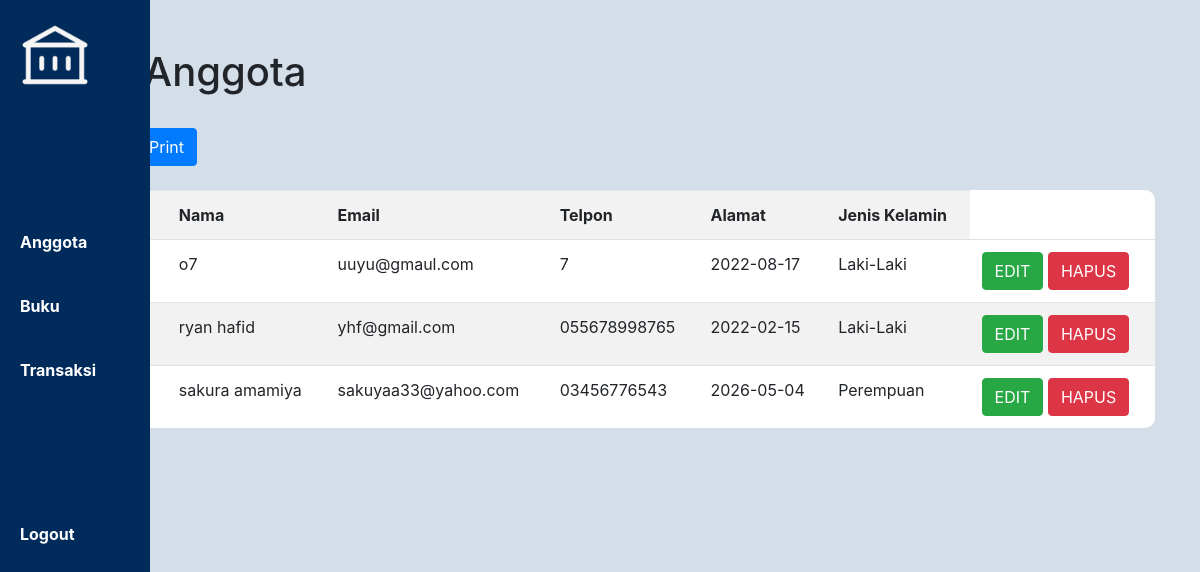
The page /anggota/view.php on the database its author committed.
### tables this page shows
CREATE TABLE `anggota` (
  `id_anggota` int(11) NOT NULL,
  `kode_anggota` varchar(10) NOT NULL,
  `nama` varchar(50) NOT NULL,
  `email` varchar(75) NOT NULL,
  `telp` varchar(15) NOT NULL,
  `alamat` text NOT NULL,
  `gender` varchar(15) NOT NULL
);

### anggota/view.php (the view, shortened to what this page needs)
<!DOCTYPE html>
<html>
<head>
     <link rel="stylesheet" href="https://cdn.jsdelivr.net/npm/bootstrap@4.0.0/dist/css/bootstrap.min.css">
    <link rel='stylesheet' type='text/css' media='screen' href='../css/style.css'>
</head>
<body>
	<?php include '../header.php' ?>
		<br/>
		<br/>
		<?php
			include'../koneksi.php';
			$anggota = mysqli_query($koneksi,"select * from anggota");
		?>
		<div class='container'>
			<h1>Data Anggota</h1>
			<br/>
			<col md=2>
				<a href="add.php" class='btn btn-success'>Tambah</a>
			<col md=2>
				<a href="print.php" class='btn btn-primary'>Print</a>
			<br/>
			<br/>
			<table class="table table-striped">
			<tr>
				<th>NO</th>
				<th>Kode</th>
				<th>Nama</th>
				<th>Email</th>
				<th>Telpon</th>
				<th>Alamat</th>
				<th>Jenis Kelamin</th>
			</tr>
			<?php
				$no = 1;
				$total = mysqli_num_rows($anggota);
				foreach($anggota as $key => $value){
			?>
				<tr>
					<td><?=$no?></td>
					<td><?=$value['kode_anggota']?></td>
					<td><?=$value['nama']?></td>
					<td><?=$value['email']?></td>
					<td><?=$value['telp']?></td>
					<td><?=$value['alamat']?></td>
					<td><?=$value['gender']?></td>
					<td>
						<a href="add.php?id=<?=$value['id_anggota']?>" class='btn btn-success'>EDIT</a>
						<a href="delete.php?id=<?=$value['id_anggota']?>" class='btn btn-danger'>HAPUS</a>
					</td>
				</tr>
				<?php
				$no++;
			}
			?>
		</table>
		<p>total data : <?=$total?></p>
	</div>
</body>
</html>

### header.php (shortened to what this page needs)
<!DOCTYPE html>
<html>
<head>
     <link rel="stylesheet" href="https://cdn.jsdelivr.net/npm/bootstrap@4.0.0/dist/css/bootstrap.min.css">
    <link rel='stylesheet' type='text/css' media='screen' href='../css/style.css'>
</head>
<body>
<div class="sidebar">
    <div class="logo">
      <img src="../img/logo.PNG" alt="" class="icon" style="width: 80px; margin:15px;" />
    </div>
    <ul class="nav-links">
      <li><a href="../anggota/view.php">Anggota</a></li>
      <li><a href="../buku/view.php">Buku</a></li>
      <li><a href="../transaksi/view.php">Transaksi</a></li>
    </ul>
    <ul>
    <li><a href="../logout.php">Logout</a></li>
    </ul>
  </div>
</body>
</html>

### css/style.css (style rules this page uses)
:root { --primary : #002B5B; --secondary : #8FE3CF; }
* { margin: 0; padding: 0; box-sizing: border-box; }
body { height: 100vh; background: #d4dee9; }
.sidebar { position: fixed; top: 0; left: 0; height: 100%; width: 150px; background: var(--primary); z-index: 100; }
ul { margin-top: 100px; }
li { display: block; text-decoration: none; transition: all 0.5s ease; }
li a { display: block; font-weight: bold; padding: 20px; font-size: 16px; color: #fff; }
.table { padding: 20px; background: #fff; border-radius: 10px; }

### rows shown on the page
anggota: nama "o7", email "uuyu@gmaul.com", telp "7", alamat "2022-08-17", gender "Laki-Laki"
anggota: nama "ryan hafid", email "yhf@gmail.com", telp "055678998765", alamat "2022-02-15", gender "Laki-Laki"
anggota: nama "sakura amamiya", email "sakuyaa33@yahoo.com", telp "03456776543", alamat "2026-05-04", gender "Perempuan"
